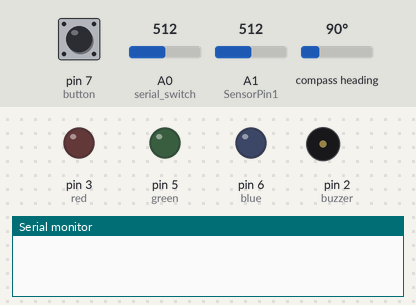
This sketch was run on a simulated Arduino Uno, built with avr-gcc and run on an emulated ATmega328P. Parts: output pins drawn as LEDs (lit = HIGH), buzzer (waves = sounding), the last lines printed to the serial monitor. Wiring (inferred from the names in the program): HMC5883L compass at I2C address 0x1E. Dashed ring = blinking. Inputs (shaded band) come from the test bench; at power-on: A0 (serial_switch) = 512, pin 7 (button) HIGH, A1 (SensorPin1) = 512, compass heading 90°.

Above: at 1.2 s.
1.3 s: A0 (serial_switch) set to 1011
2.8 s: A0 (serial_switch) set to 1023
At 5.2 s:
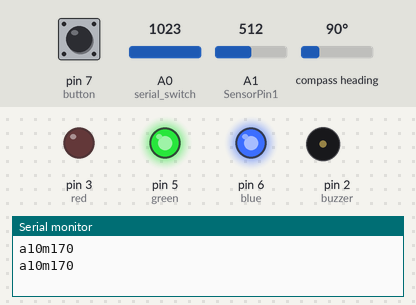
5.8 s: pin 7 (button) pulled LOW for 0.15 s
At 6.3 s:
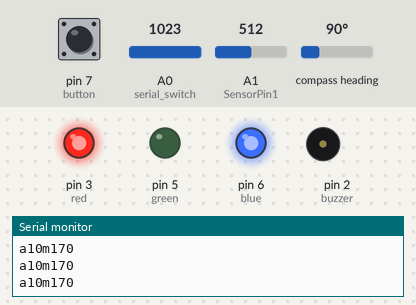
8.4 s: pin 7 (button) pulled LOW for 3.2 s
At 12.9 s:
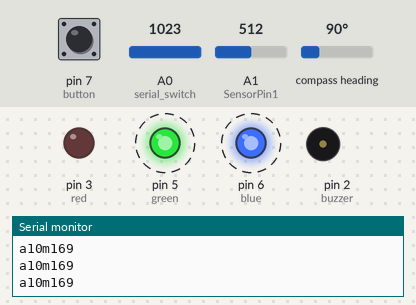
13.1 s: A0 (serial_switch) set to 900
At 14.1 s:
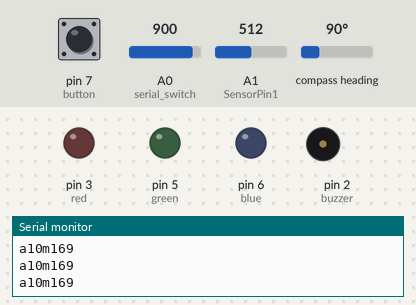
Timing chart, 0 to 15.6 s (numbered marks = the images above; inputs shaded):
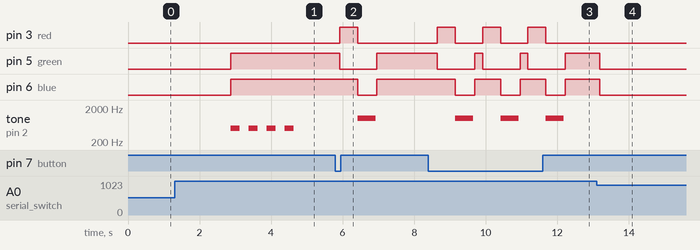

Measured:
- the behaviour switches between 1022 and 1023 on A0 (serial_switch) (found by bisection; images 0 and 1)
- after the input at 1.3 s, every drawn part: stays the same
- after the input at 2.8 s, pin 5 (green), pin 6 (blue): LOW → HIGH after 0.08 s; tone on pin 2 (buzzer): alternates 500 Hz for 0.25 s and silent for 0.25 s, 8 changes in all, then stays silent, starting after 0.08 s
- after the input at 5.8 s, pin 3 (red): LOW → HIGH after 0.12 s, → LOW 0.50 s later; pin 5 (green): HIGH → LOW after 0.12 s, → HIGH 1.0 s later; pin 6 (blue): HIGH → LOW after 0.62 s, → HIGH 0.54 s later; tone on pin 2 (buzzer): silent → 1000 Hz after 0.62 s, → silent 0.50 s later
- after the input at 8.4 s, pin 3 (red): alternates HIGH for 0.50 s and LOW for 0.77 s, starting after 0.25 s; pin 5 (green): alternates HIGH for 0.23 s and LOW for 1.0 s, starting after 0.25 s
- after the input at 13.1 s, pin 5 (green), pin 6 (blue): HIGH → LOW after 0.09 s

The sketch:

Final_code_transmitter_on_VR.ino
```cpp
#include <Wire.h>
#include <mylib.h>

#define address 0x1E //I2c address
#define SensorPin1      A1  //Accelerometer connected here
#define filterSamples   13  // filterSamples should  be an odd number, no smaller than 3

int sensSmoothArray1 [filterSamples];   // array for holding raw sensor values for Acc
int sensSmoothArray2 [filterSamples];   // array for holding raw sensor values for Magneto

int rawData1, smoothData1;  // variables for sensor1 data
int rawData2, smoothData2;  // variables for sensor2 data
int rawData2_x,rawData2_y,rawData2_z;

int acc_mean=0,acc_up=0,acc_down=0; //positions for calibration
int magneto_mean=0,magneto_left=0;
int magneto_right=0;

char acc_mag[10];

mylib digital1; //For acc
mylib digital2; //For Magneto

int button = 7; //button pin on protosnap
int red = 3;
int green = 5;
int blue = 6;
int buzzer = 2;

int serial_switch = A0; //switch to turn on serial comm

void setup(){
  Serial.begin(9600);
  pinMode(button, INPUT);
  pinMode(buzzer, OUTPUT);
  pinMode(red, OUTPUT);
  pinMode(green, OUTPUT);
  pinMode(blue, OUTPUT);
  //pinMode(serial_switch,INPUT);
  Wire.begin();
  Wire.beginTransmission(address); //open communication with HMC5883
  Wire.write(0x02); //select mode register
  Wire.write(0x00); //continuous measurement mode
  Wire.endTransmission();

  digitalWrite(red,LOW);
  digitalWrite(green,LOW);
  digitalWrite(blue,LOW);
}
int mapped_value_acc;
int mapped_value_magneto;
int flag=0;
int quad=1; //flag for 4th quadrant
bool buzzer_flag = false;
void loop(){
//  Serial.print(magneto_left);Serial.print('\t');
//  Serial.print(magneto_right); Serial.print('\t');
//  Serial.println(magneto_mean);
//
//Serial.print(magneto_left); Serial.print("\t");
// Serial.print(magneto_right); Serial.print("\t");
// Serial.print(rawData2);Serial.print("\t");
// Serial.println(mapped_value_magneto);
 if(digitalRead(button)==LOW)
 {
  switch (flag)
  {
    case 0:
    magneto_mean = digital2.calib_magneto();
    acc_mean = digital1.calib_acc();
//    Serial.print("Mag mean: ");
//    Serial.print(magneto_mean);
    delay(100);
    digital1.green_led_blink();
    tone(buzzer,1000);
    delay(500);
    noTone(buzzer);
    flag++;
    break;

    case 1:
    magneto_left = digital2.calib_magneto();
//    Serial.print("Mag left: ");
//    Serial.print(magneto_left);
    delay(100);
    digital1.green_led_blink();
    tone(buzzer,1000);
    delay(500);
    noTone(buzzer);
    flag++;
    break;

    case 2:
    magneto_right = digital2.calib_magneto();
//    Serial.print("Mag right: ");
//    Serial.print(magneto_right);
    delay(100);
    digital1.green_led_blink();
    tone(buzzer,1000);
    delay(500);
    noTone(buzzer);
    flag++;
    break;

    case 3:
    acc_up = digital1.calib_acc();
    delay(100);
    digital1.green_led_blink();
    tone(buzzer,1000);
    delay(500);
    noTone(buzzer);
    flag++;
    break;

    case 4:
    acc_down = digital1.calib_acc();
    delay(100);
    digital1.green_led_blink();
    tone(buzzer,1000);
    delay(500);
    noTone(buzzer);
    flag++;
    break;
   }

  }

  rawData1 = analogRead(SensorPin1); //acc data

  Wire.beginTransmission(address); //Read values from Magneto
  Wire.write(0x03); //select register 3, X MSB register
  Wire.endTransmission();

  Wire.requestFrom(address, 6);
  if (6 <= Wire.available()) {
    rawData2_x = Wire.read() << 8; //X msb
    rawData2_x |= Wire.read(); //X lsb

    rawData2_z = Wire.read() << 8; //X msb
    rawData2_z |= Wire.read();

    rawData2_y = Wire.read() << 8; //X msb
    rawData2_y |= Wire.read();
  }

 rawData2 = atan2(rawData2_y,rawData2_x)*RAD_TO_DEG; //Conversion to degrees
if(rawData2<0)
rawData2 = 180+(180+rawData2);

if((magneto_left>260 && magneto_right<80) || (magneto_left>260 && magneto_right>360))
{

  if(flag==4)
  {
    digital1.violet_special();
    magneto_right = 360 + magneto_right;
    flag++;
    delay(1000);
  }

  if(rawData2<80)
  {
    rawData2 = 360 + rawData2;
    smoothData2 = digital2.digitalSmooth(rawData2, sensSmoothArray2);
    mapped_value_magneto = map(smoothData2,magneto_left,magneto_right,170,10);
    mapped_value_magneto = constrain(mapped_value_magneto,10,170);
    }
  else
  {
  smoothData2 = digital2.digitalSmooth(rawData2, sensSmoothArray2);
  mapped_value_magneto = map(smoothData2,magneto_left,magneto_right,170,10);
  mapped_value_magneto = constrain(mapped_value_magneto,10,170);
  }
}

else
{
  //digital1.normal_working();
  smoothData2 = digital2.digitalSmooth(rawData2, sensSmoothArray2);
  mapped_value_magneto = map(smoothData2,magneto_left,magneto_right,170,10);
  mapped_value_magneto = constrain(mapped_value_magneto,10,170);
}
    smoothData1 = digital1.digitalSmooth(rawData1, sensSmoothArray1);  //Smooth acc values
    mapped_value_acc = map(smoothData1,acc_up,acc_down,10,170);
    mapped_value_acc = constrain(mapped_value_acc,10,170);

 sprintf(acc_mag,"a%dm%d",mapped_value_acc,mapped_value_magneto);
 delay(40);

// Serial.print(magneto_left); Serial.print("\t");
// Serial.print(magneto_right); Serial.print("\t");
// Serial.print(smoothData2);Serial.print("\t");
// Serial.println(mapped_value_magneto);

if(analogRead(serial_switch)==1023)
{
digital1.transmitting_led();
if(buzzer_flag==true)
{
  for(int z =0;z<4;z++)
  {
    tone(buzzer,500);
    delay(250);
    noTone(buzzer);
    delay(250);
   }
  buzzer_flag=false;
}
Serial.println(acc_mag);
delay(20);
}
else
{
  if(flag==6)
  digital1.violet_special();
  else
  digital1.normal_working();

  buzzer_flag=true;
}

delay(100);

}
```

mylib.cpp
```cpp
#include "Arduino.h"
#include "mylib.h"
#include "Wire.h"

#define address 0x1E //I2c address
#define SensorPin1      A1  //Accelerometer connected here
#define filterSamples   13
#define SensorPin1      A1

int red_led = 3;
int blue_led = 6;
int green_led = 5;	//led pins

int mylib::digitalSmooth(int rawIn, int *sensSmoothArray)
{
  int j, k, temp, top, bottom;
  long total;
  static int i;
 // static int raw[filterSamples];
  static int sorted[filterSamples];
  boolean done;

  i = (i + 1) % filterSamples;    // increment counter and roll over if necc. -  % (modulo operator) rolls over variable
  sensSmoothArray[i] = rawIn;                 // input new data into the oldest slot

  // Serial.print("raw = ");

  for (j=0; j<filterSamples; j++){     // transfer data array into anther array for sorting and averaging
    sorted[j] = sensSmoothArray[j];
  }

  done = 0;                // flag to know when we're done sorting
  while(done != 1){        // simple swap sort, sorts numbers from lowest to highest
    done = 1;
    for (j = 0; j < (filterSamples - 1); j++){
      if (sorted[j] > sorted[j + 1]){     // numbers are out of order - swap
        temp = sorted[j + 1];
        sorted [j+1] =  sorted[j] ;
        sorted [j] = temp;
        done = 0;
      }
    }
  }

/*
  for (j = 0; j < (filterSamples); j++){    // print the array to debug
    Serial.print(sorted[j]);
    Serial.print("   ");
  }
  Serial.println();
*/

  // throw out top and bottom 15% of samples - limit to throw out at least one from top and bottom
  bottom = max(((filterSamples * 15)  / 100), 1);
  top = min((((filterSamples * 85) / 100) + 1  ), (filterSamples - 1));   // the + 1 is to make up for asymmetry caused by integer rounding
  k = 0;
  total = 0;
  for ( j = bottom; j< top; j++){
    total += sorted[j];  // total remaining indices
    k++;
    // Serial.print(sorted[j]);
    // Serial.print("   ");
  }

//  Serial.println();
//  Serial.print("average = ");
//  Serial.println(total/k);
  return total / k;    // divide by number of samples
}

int mylib::calib_magneto()
{
	int calib_x=0,calib_y=0,calib_z=0;
	int mean_x =0,mean_y=0;
	int temp;
        for(int j=0;j<10;j++)
    {
         Wire.beginTransmission(address); //Read values from Magneto
         Wire.write(0x03); //select register 3, X MSB register
         Wire.endTransmission();

         Wire.requestFrom(address, 6);
         if (6 <= Wire.available())
         {
           calib_x = Wire.read() << 8; //X msb
           calib_x |= Wire.read(); //X lsb
	   calib_z = Wire.read() << 8;
	   calib_z |= Wire.read();
	   calib_y = Wire.read() << 8;
	   calib_y |= Wire.read();
           mean_x+=calib_x;
	   mean_y+=calib_y;
           calib_x=0;
	   calib_y=0;
         }

    }
    mean_x = mean_x/10;
    mean_y = mean_y/10;
    temp = atan2(mean_y,mean_x)*RAD_TO_DEG;
    if(temp<0)
	return (180+(180+temp));
    else
	return temp;
	//return (atan2(mean_y,mean_x)*RAD_TO_DEG);
}

int mylib::calib_acc()
{
	int calib=0;
	int mean = 0;

        for(int j=0;j<10;j++)
    {
           calib = analogRead(SensorPin1);
           mean+=calib;
           calib=0;
     }

    mean = mean/10;
    return mean;

}

void mylib::green_led_blink()
{
    digitalWrite(green_led,LOW);
    digitalWrite(red_led,HIGH);
    digitalWrite(blue_led,HIGH);
    delay(500);
    digitalWrite(green_led,LOW);
    digitalWrite(red_led,LOW);
    digitalWrite(blue_led,LOW);
}

void mylib::violet_special()
{
    digitalWrite(red_led,LOW);
    digitalWrite(green_led,HIGH);
    digitalWrite(blue_led,LOW);
}

void mylib::normal_working()
{
    digitalWrite(red_led, LOW);
    digitalWrite(green_led, LOW);
    digitalWrite(blue_led, LOW);
}

void mylib::transmitting_led()
{
    digitalWrite(red_led, LOW);
    digitalWrite(green_led, HIGH);
    digitalWrite(blue_led, HIGH);
}
```

mylib.h
```cpp
#ifndef mylib_h
#define mylib_h

#include "Arduino.h"
#include "Wire.h"

class mylib
{
  public:
	int digitalSmooth(int,int *);
	int calib_magneto();
	int calib_acc();
	void green_led_blink();
	void violet_special();
	void normal_working();
	void transmitting_led();
};

#endif
```
